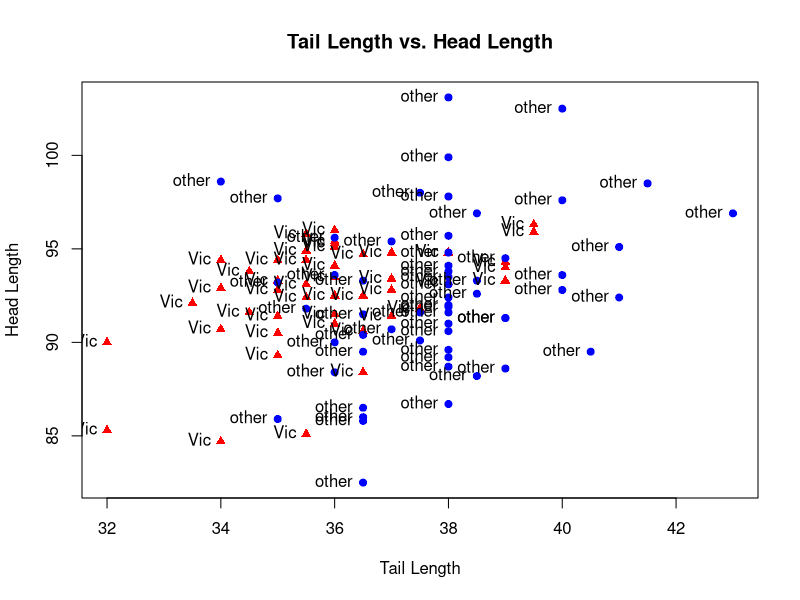
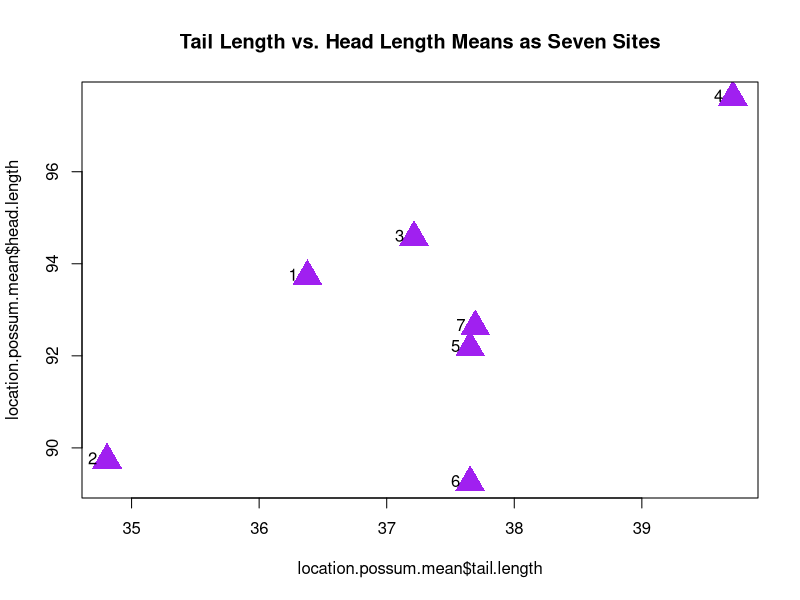

These charts were generated, in order, by the following R code:
library(dplyr)

#Part a: 

#At this stage, the 'possum.csv' data has been read as a data frame using the 'read.table' function.
#Read the dataset as a dataframe in R. Find the possum with highest overall length. 
#What is its gender? Find the answers using codes. Do not use for loops.

possum.data = read.table("possum.csv", header = TRUE, sep = ",", dec = ".", quote = "'") #read the possum.csv file as dataframe

#assigned the colnames in possum.data
colnames(possum.data) = c("Species", "case", "site", "Pop", "sex", "age", "head.length", "skull.width", "total.length",
                          "tail.length", "foot.length", "ear.conch.length", "eye", "chest.girth", "belly.girth") 

#removed the quotation marks in the relevant columns
possum.data$Species = gsub('"', '', possum.data$Species)
possum.data$Pop = gsub('"', '', possum.data$Pop)
possum.data$sex = gsub('"', '', possum.data$sex)
possum.data$belly.girth = gsub('"', '', possum.data$belly.girth)

possum.data$belly.girth = as.numeric(possum.data$belly.girth) #defined the numeric data bell.girth column

#The possum.data has been prepared for manipulation and operations.

# Finding the example with the maximum total.length and assigning this information to the variable information.max.length
information.max.length = possum.data[which(possum.data$total.length == max(possum.data$total.length)),]

# Creating a dataframe from the example with the maximum length to provide a more concise view
summary.max.length = data.frame(
  total.length = information.max.length$total.length,
  sex = information.max.length$sex,
  row.names = information.max.length$Species
)
summary.max.length

#Part b:

#Plot a graph to show the relationship between tail length and head length. 
#The possums from Victoria and from other regions should be shown with different colors and different shapes in this plot. 
#Is there any difference in the relation in terms of being from Victoria or not?
  
#Creating an empty plot with specified x-axis and y-axis labels. type = "n" indicates an empty plot.
  
plot(possum.data$tail.length, possum.data$head.length,
     main = "Tail Length vs. Head Length",
     xlab = "Tail Length", ylab = "Head Length", type = "n") 

#After creating an empty plot, drawings will be made on this empty plot using the points function.

#Points in red are plotted to represent the Victoria population based on tail.length and head.length attributes.

points(possum.data$tail.length[possum.data$Pop == "Vic"], 
       possum.data$head.length[possum.data$Pop == "Vic"], 
       pch = 17, col = "red", cex = 1, lwd = 0.5)

#Points in light blue are plotted to represent other populations based on tail.length and head.length attributes.

points(possum.data$tail.length[possum.data$Pop== "other"], 
       possum.data$head.length[possum.data$Pop == "other"], 
       pch = 19, col = "blue", cex = 1, lwd = 0.5)

#Population labels are added to each point.
text(possum.data$tail.length, possum.data$head.length, 
     labels = possum.data$Pop, pos = 2)

#Part c:
#Calculate the means of tail length separately for males and females in a single-line code without using dplyr. 
#Which gender has the smallest average tail length? Is the difference meaningful? 
#Do you see a more meaningful difference between genders if 
#you check the means of total length? Repeat the analysis by using the dplyr package.

#Single-line codes

#females-tail.length
female.tail.mean = sapply(data.frame(possum.data[which(possum.data$sex=="f"),]$tail.length), mean)
#males-tail.length
male.tail.mean = sapply(data.frame(possum.data[which(possum.data$sex=="m"),]$tail.length), mean)

print(female.tail.mean)
print(male.tail.mean)

#Repeat analysis using Dplyr package

# Average tail length of female possums has been calculated.
female.tail.mean.pipe = possum.data %>%
  filter(sex == "f") %>% # Filtering for sex using the filter() function.
  summarise(mean(tail.length, na.rm = TRUE)) # Calculating the mean of tail lengths and assigning the result to the respective variable.

# Average tail length of male possums has been calculated.
male.tail.mean.pipe = possum.data %>%
  filter(sex == "m") %>% # Filtering for sex using the filter() function.
  summarise(mean(tail.length, na.rm = TRUE)) # Calculating the mean of tail lengths and assigning the result to the respective variable.

print(female.tail.mean.pipe)
print(male.tail.mean.pipe)

#Part d: 
#Use a single-line code to calculate the mean of tail lengths of male and female possums, and the possums from Victoria and from other 
#ons simultaneously (For example, your output should show the average tail length of female possums from Victoria). 
#Repeat the analysis by using the dplyr package.

#Single-line codes
  
#The tail length information has been extracted from possum.data based on the filtered gender and region of occurrence,
#and a data frame has been created.
#The mean lengths have been calculated using the sapply() function for each gender and region combination at each step.

#vic-female
vic.female.tail.mean = sapply(data.frame(possum.data[which(possum.data$sex=="f" & possum.data$Pop=="Vic"),]$tail.length), mean)
#vic-male
vic.male.tail.mean = sapply(data.frame(possum.data[which(possum.data$sex=="m" & possum.data$Pop=="Vic"),]$tail.length), mean)
#other-female
other.female.tail.mean = sapply(data.frame(possum.data[which(possum.data$sex=="f" & possum.data$Pop=="other"),]$tail.length), mean)
#other-male
other.male.tail.mean = sapply(data.frame(possum.data[which(possum.data$sex=="m" & possum.data$Pop=="other"),]$tail.length), mean)

print(vic.female.tail.mean)
print(vic.male.tail.mean)
print(other.female.tail.mean)
print(other.male.tail.mean)  

#Repeat analysis using Dplyr package

#For each of the 4 features, filtering was performed primarily for gender and region with the filter() function.  
#Then the values of NA are ignored and the "tail.length" average is taken.

# Average tail length of female possums in the VIC region
vic.female.tail.mean.pipe = possum.data %>%
  filter(sex == "f" & Pop == "Vic") %>%
  summarise(mean(tail.length, na.rm = TRUE))

# Average tail length of male possums in the VIC region
vic.male.tail.mean.pipe = possum.data %>%
  filter(sex == "m" & Pop == "Vic") %>%
  summarise(mean(tail.length, na.rm = TRUE))

# Average tail length of female possums in other regions
other.female.tail.mean.pipe = possum.data %>%
  filter(sex == "f" & Pop == "other") %>%
  summarise(mean(tail.length, na.rm = TRUE))

# Average tail length of male possums in other regions
other.male.tail.mean.pipe = possum.data %>%
  filter(sex == "m" & Pop == "other") %>%
  summarise(mean(tail.length, na.rm = TRUE))

#Print results
print(vic.female.tail.mean.pipe)
print(vic.male.tail.mean.pipe)
print(other.female.tail.mean.pipe)
print(other.male.tail.mean.pipe)

#Part e:

#Single-line codes
  
#Calculate the average length for each family
location.possum.mean = aggregate(possum.data[, 7:15], list(Family = possum.data$site), function(x) mean(x, na.rm = TRUE))

mean.site.length = apply(location.possum.mean[, -1], 1, mean) #Find the mean length for each site

#Find the sites with the longest mean length
longest.mean.length = location.possum.mean[mean.site.length == max(mean.site.length), ]
longest.mean.length

max(mean.site.length) #Print the maximum mean length

#Find the sites with the shortest mean length
shortest.mean.length = location.possum.mean[mean.site.length == min(mean.site.length), ]
shortest.mean.length

min(mean.site.length) #Print the minimum mean length

#Plotting Tail Length vs. Head Length Means for Seven Sites
plot(location.possum.mean$tail.length, location.possum.mean$head.length, main = "Tail Length vs. Head Length Means as Seven Sites",
     xlab = "location.possum.mean$tail.length", ylab = "location.possum.mean$head.length", pch = 17, 
     col = "purple", cex = 3, lwd = 0.5)

#Adding sites names next to each point
text(location.possum.mean$tail.length, location.possum.mean$head.length, 
     labels = location.possum.mean$Family, pos = 2)

#Repeat analysis using Dplyr package

max.min.pipe.site <- possum.data %>%  #Start with the possum.data dataset
  group_by(Family = site) %>%          #Group by the 'site' variable and assign it as 'Family'
  select(c(7, 8, 9, 10, 11, 12, 13, 14, 15)) %>%      #Select the relevant columns (7, 8, 9, 10, 11, 12, 13, 14, 15)
  summarise_all(mean, na.rm = TRUE) %>% #Calculate the mean for each column, disregarding missing values
  rowwise() %>%                         #Set to operate row-wise
  mutate(mutate_mean_length = mean(c(head.length, total.length, tail.length, foot.length, ear.conch.length), na.rm = TRUE)) %>%  # Calculate the mean length from 'head.length', 'total.length', 'tail.length', 'foot.length', 'ear.conch.length' columns
  as.data.frame() %>%                   #Convert the result to a data frame
  select(mutate_mean_length) %>%        #Select the 'mutate_mean_length' column
  summarize(                            #Perform summarization
    max.site = which(mutate_mean_length == max(mutate_mean_length)),  #Find the position of maximum length
    max.site.length = max(mutate_mean_length),                        #Find the maximum length value
    min.site = which(mutate_mean_length == min(mutate_mean_length)),  #Find the position of minimum length
    min.site.length = min(mutate_mean_length)                         #Find the minimum length value
  )
max.min.pipe.site

#Part f: 
  
#Calculated the average age of possums in the Possum dataset.
possum.age.mean = data.frame(tapply(possum.data$age, possum.data$Species, function(x) mean(x, na.rm = TRUE)))
possum.age.mean_x = apply(possum.age.mean, 2, function(x) mean(x, na.rm = TRUE))
possum.age.mean_x #ages average

#Dplyr and piping analysis

#Create a new column indicating whether each possum is young or old
possum.data = possum.data %>%
  mutate(age_category = ifelse(age < possum.age.mean_x, "young", "old"))

#Use piping to check the maximum skull width for young and old possums
skull.width.summary = possum.data %>%
  group_by(age_category) %>%
  summarise(max_skull_width = max(skull.width, na.rm = TRUE))

#Repeat the analysis by considering both age category and gender
skull.width.gender.summary = possum.data %>%
  group_by(age_category, sex) %>%
  summarise(max_skull_width = max(skull.width, na.rm = TRUE))

#Print results
print(skull.width.summary)
print(skull.width.gender.summary)